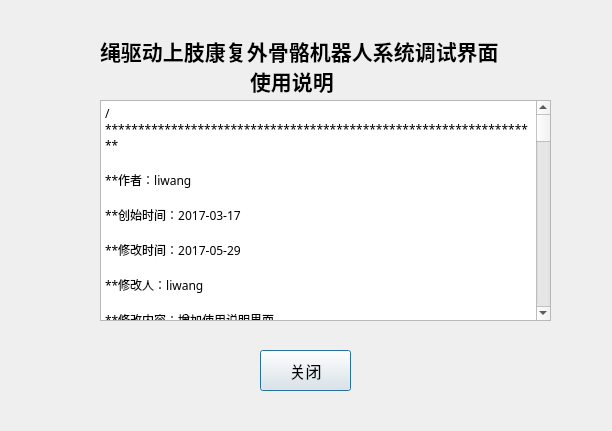
<?xml version="1.0" encoding="UTF-8"?>
<ui version="4.0">
 <class>aboutdialog</class>
 <widget class="QDialog" name="aboutdialog">
  <property name="geometry">
   <rect>
    <x>0</x>
    <y>0</y>
    <width>612</width>
    <height>431</height>
   </rect>
  </property>
  <property name="windowTitle">
   <string>Dialog</string>
  </property>
  <widget class="QPushButton" name="close_pushButton">
   <property name="geometry">
    <rect>
     <x>260</x>
     <y>350</y>
     <width>91</width>
     <height>41</height>
    </rect>
   </property>
   <property name="font">
    <font>
     <family>华文楷体</family>
     <pointsize>12</pointsize>
    </font>
   </property>
   <property name="text">
    <string>关闭</string>
   </property>
  </widget>
  <widget class="QLabel" name="label">
   <property name="geometry">
    <rect>
     <x>0</x>
     <y>0</y>
     <width>91</width>
     <height>101</height>
    </rect>
   </property>
   <property name="text">
    <string/>
   </property>
   <property name="pixmap">
    <pixmap resource="li.qrc">:/li/li/robot_1.png</pixmap>
   </property>
  </widget>
  <widget class="QLabel" name="label_2">
   <property name="geometry">
    <rect>
     <x>100</x>
     <y>30</y>
     <width>421</width>
     <height>41</height>
    </rect>
   </property>
   <property name="font">
    <font>
     <family>华文楷体</family>
     <pointsize>16</pointsize>
     <weight>75</weight>
     <bold>true</bold>
    </font>
   </property>
   <property name="text">
    <string>绳驱动上肢康复外骨骼机器人系统调试界面</string>
   </property>
  </widget>
  <widget class="QLabel" name="label_3">
   <property name="geometry">
    <rect>
     <x>250</x>
     <y>60</y>
     <width>91</width>
     <height>41</height>
    </rect>
   </property>
   <property name="font">
    <font>
     <family>楷体</family>
     <pointsize>16</pointsize>
     <weight>75</weight>
     <bold>true</bold>
    </font>
   </property>
   <property name="text">
    <string>使用说明</string>
   </property>
  </widget>
  <widget class="QTextEdit" name="textEdit">
   <property name="geometry">
    <rect>
     <x>100</x>
     <y>100</y>
     <width>451</width>
     <height>221</height>
    </rect>
   </property>
   <property name="font">
    <font>
     <family>楷体</family>
    </font>
   </property>
   <property name="html">
    <string>&lt;!DOCTYPE HTML PUBLIC &quot;-//W3C//DTD HTML 4.0//EN&quot; &quot;http://www.w3.org/TR/REC-html40/strict.dtd&quot;&gt;
&lt;html&gt;&lt;head&gt;&lt;meta name=&quot;qrichtext&quot; content=&quot;1&quot; /&gt;&lt;style type=&quot;text/css&quot;&gt;
p, li { white-space: pre-wrap; }
&lt;/style&gt;&lt;/head&gt;&lt;body style=&quot; font-family:'楷体'; font-size:9pt; font-weight:400; font-style:normal;&quot;&gt;
&lt;p style=&quot; margin-top:0px; margin-bottom:0px; margin-left:0px; margin-right:0px; -qt-block-indent:0; text-indent:0px;&quot;&gt;&lt;span style=&quot; font-family:'SimSun';&quot;&gt;/******************************************************************&lt;/span&gt;&lt;/p&gt;
&lt;p style=&quot;-qt-paragraph-type:empty; margin-top:0px; margin-bottom:0px; margin-left:0px; margin-right:0px; -qt-block-indent:0; text-indent:0px; font-family:'SimSun';&quot;&gt;&lt;/p&gt;
&lt;p style=&quot; margin-top:0px; margin-bottom:0px; margin-left:0px; margin-right:0px; -qt-block-indent:0; text-indent:0px;&quot;&gt;&lt;span style=&quot; font-family:'SimSun';&quot;&gt;**作者：liwang&lt;/span&gt;&lt;/p&gt;
&lt;p style=&quot;-qt-paragraph-type:empty; margin-top:0px; margin-bottom:0px; margin-left:0px; margin-right:0px; -qt-block-indent:0; text-indent:0px; font-family:'SimSun';&quot;&gt;&lt;/p&gt;
&lt;p style=&quot; margin-top:0px; margin-bottom:0px; margin-left:0px; margin-right:0px; -qt-block-indent:0; text-indent:0px;&quot;&gt;&lt;span style=&quot; font-family:'SimSun';&quot;&gt;**创始时间：2017-03-17&lt;/span&gt;&lt;/p&gt;
&lt;p style=&quot;-qt-paragraph-type:empty; margin-top:0px; margin-bottom:0px; margin-left:0px; margin-right:0px; -qt-block-indent:0; text-indent:0px; font-family:'SimSun';&quot;&gt;&lt;/p&gt;
&lt;p style=&quot; margin-top:0px; margin-bottom:0px; margin-left:0px; margin-right:0px; -qt-block-indent:0; text-indent:0px;&quot;&gt;&lt;span style=&quot; font-family:'SimSun';&quot;&gt;**修改时间：2017-05-29&lt;/span&gt;&lt;/p&gt;
&lt;p style=&quot;-qt-paragraph-type:empty; margin-top:0px; margin-bottom:0px; margin-left:0px; margin-right:0px; -qt-block-indent:0; text-indent:0px; font-family:'SimSun';&quot;&gt;&lt;/p&gt;
&lt;p style=&quot; margin-top:0px; margin-bottom:0px; margin-left:0px; margin-right:0px; -qt-block-indent:0; text-indent:0px;&quot;&gt;&lt;span style=&quot; font-family:'SimSun';&quot;&gt;**修改人：liwang&lt;/span&gt;&lt;/p&gt;
&lt;p style=&quot;-qt-paragraph-type:empty; margin-top:0px; margin-bottom:0px; margin-left:0px; margin-right:0px; -qt-block-indent:0; text-indent:0px; font-family:'SimSun';&quot;&gt;&lt;/p&gt;
&lt;p style=&quot; margin-top:0px; margin-bottom:0px; margin-left:0px; margin-right:0px; -qt-block-indent:0; text-indent:0px;&quot;&gt;&lt;span style=&quot; font-family:'SimSun';&quot;&gt;**修改内容：增加使用说明界面&lt;/span&gt;&lt;/p&gt;
&lt;p style=&quot;-qt-paragraph-type:empty; margin-top:0px; margin-bottom:0px; margin-left:0px; margin-right:0px; -qt-block-indent:0; text-indent:0px; font-family:'SimSun';&quot;&gt;&lt;/p&gt;
&lt;p style=&quot; margin-top:0px; margin-bottom:0px; margin-left:0px; margin-right:0px; -qt-block-indent:0; text-indent:0px;&quot;&gt;&lt;span style=&quot; font-family:'SimSun';&quot;&gt;//=======================使用方法=====================//&lt;/span&gt;&lt;/p&gt;
&lt;p style=&quot;-qt-paragraph-type:empty; margin-top:0px; margin-bottom:0px; margin-left:0px; margin-right:0px; -qt-block-indent:0; text-indent:0px; font-family:'SimSun';&quot;&gt;&lt;/p&gt;
&lt;p style=&quot; margin-top:0px; margin-bottom:0px; margin-left:0px; margin-right:0px; -qt-block-indent:0; text-indent:0px;&quot;&gt;&lt;span style=&quot; font-family:'SimSun';&quot;&gt;1.点击左下角运行按钮&lt;/span&gt;&lt;/p&gt;
&lt;p style=&quot; margin-top:0px; margin-bottom:0px; margin-left:0px; margin-right:0px; -qt-block-indent:0; text-indent:0px;&quot;&gt;&lt;span style=&quot; font-family:'SimSun';&quot;&gt;2.出现两个窗口，分别是调试窗口和opengl图形显示窗口&lt;/span&gt;&lt;/p&gt;
&lt;p style=&quot; margin-top:0px; margin-bottom:0px; margin-left:0px; margin-right:0px; -qt-block-indent:0; text-indent:0px;&quot;&gt;&lt;span style=&quot; font-family:'SimSun';&quot;&gt;3.点击串口设置，设置好&lt;/span&gt;&lt;span style=&quot; font-family:'SimSun'; color:#000000;&quot;&gt;串口参数&lt;/span&gt;&lt;span style=&quot; font-family:'SimSun';&quot;&gt;，点击左上角打开串口&lt;/span&gt;&lt;/p&gt;
&lt;p style=&quot; margin-top:0px; margin-bottom:0px; margin-left:0px; margin-right:0px; -qt-block-indent:0; text-indent:0px;&quot;&gt;&lt;span style=&quot; font-family:'SimSun';&quot;&gt;4.拉力传感器和IMU传感器数据将以曲线形式显示在窗口中&lt;/span&gt;&lt;/p&gt;
&lt;p style=&quot; margin-top:0px; margin-bottom:0px; margin-left:0px; margin-right:0px; -qt-block-indent:0; text-indent:0px;&quot;&gt;&lt;span style=&quot; font-family:'SimSun';&quot;&gt;5.点击外骨骼控制，可以选择绳张力或关节角控制&lt;/span&gt;&lt;/p&gt;
&lt;p style=&quot; margin-top:0px; margin-bottom:0px; margin-left:0px; margin-right:0px; -qt-block-indent:0; text-indent:0px;&quot;&gt;&lt;span style=&quot; font-family:'SimSun';&quot;&gt;6.设置好参数后点击确定按钮，参数发送给下位机&lt;/span&gt;&lt;/p&gt;
&lt;p style=&quot; margin-top:0px; margin-bottom:0px; margin-left:0px; margin-right:0px; -qt-block-indent:0; text-indent:0px;&quot;&gt;&lt;span style=&quot; font-family:'SimSun';&quot;&gt;7.点击保存数据，传感器数据以TXT文本格式保存在桌面&lt;/span&gt;&lt;/p&gt;
&lt;p style=&quot; margin-top:0px; margin-bottom:0px; margin-left:0px; margin-right:0px; -qt-block-indent:0; text-indent:0px;&quot;&gt;&lt;span style=&quot; font-family:'SimSun';&quot;&gt;8.点击清空数据，曲线窗口清空，当数据太多可以点击&lt;/span&gt;&lt;/p&gt;
&lt;p style=&quot; margin-top:0px; margin-bottom:0px; margin-left:0px; margin-right:0px; -qt-block-indent:0; text-indent:0px;&quot;&gt;&lt;span style=&quot; font-family:'SimSun';&quot;&gt;9.OpenGL窗口为手臂3D模型（只有肩关节和肘关节，很丑，轻喷）&lt;/span&gt;&lt;/p&gt;
&lt;p style=&quot;-qt-paragraph-type:empty; margin-top:0px; margin-bottom:0px; margin-left:0px; margin-right:0px; -qt-block-indent:0; text-indent:0px; font-family:'SimSun';&quot;&gt;&lt;/p&gt;
&lt;p style=&quot; margin-top:0px; margin-bottom:0px; margin-left:0px; margin-right:0px; -qt-block-indent:0; text-indent:0px;&quot;&gt;&lt;span style=&quot; font-family:'SimSun';&quot;&gt;//=======================通信协议====================//&lt;/span&gt;&lt;/p&gt;
&lt;p style=&quot;-qt-paragraph-type:empty; margin-top:0px; margin-bottom:0px; margin-left:0px; margin-right:0px; -qt-block-indent:0; text-indent:0px; font-family:'SimSun';&quot;&gt;&lt;/p&gt;
&lt;p style=&quot; margin-top:0px; margin-bottom:0px; margin-left:0px; margin-right:0px; -qt-block-indent:0; text-indent:0px;&quot;&gt;&lt;span style=&quot; font-family:'SimSun';&quot;&gt;//下位机发送 上位机接收：&lt;/span&gt;&lt;/p&gt;
&lt;p style=&quot;-qt-paragraph-type:empty; margin-top:0px; margin-bottom:0px; margin-left:0px; margin-right:0px; -qt-block-indent:0; text-indent:0px; font-family:'SimSun';&quot;&gt;&lt;/p&gt;
&lt;p style=&quot; margin-top:0px; margin-bottom:0px; margin-left:0px; margin-right:0px; -qt-block-indent:0; text-indent:0px;&quot;&gt;&lt;span style=&quot; font-family:'SimSun';&quot;&gt;	Ti_H(Tension_high byte)---拉力传感器i的张力值高8位&lt;/span&gt;&lt;/p&gt;
&lt;p style=&quot; margin-top:0px; margin-bottom:0px; margin-left:0px; margin-right:0px; -qt-block-indent:0; text-indent:0px;&quot;&gt;&lt;span style=&quot; font-family:'SimSun';&quot;&gt;	Ti_L(Tension_low byte)---拉力传感器i的张力值低8位&lt;/span&gt;&lt;/p&gt;
&lt;p style=&quot; margin-top:0px; margin-bottom:0px; margin-left:0px; margin-right:0px; -qt-block-indent:0; text-indent:0px;&quot;&gt;&lt;span style=&quot; font-family:'SimSun';&quot;&gt;	i=0,1,2,3,4,5,6&lt;/span&gt;&lt;/p&gt;
&lt;p style=&quot; margin-top:0px; margin-bottom:0px; margin-left:0px; margin-right:0px; -qt-block-indent:0; text-indent:0px;&quot;&gt;&lt;span style=&quot; font-family:'SimSun';&quot;&gt;	shi_0(shoulder_0)---肩关节角度正负判断位&lt;/span&gt;&lt;/p&gt;
&lt;p style=&quot; margin-top:0px; margin-bottom:0px; margin-left:0px; margin-right:0px; -qt-block-indent:0; text-indent:0px;&quot;&gt;&lt;span style=&quot; font-family:'SimSun';&quot;&gt;	sh_i(shoulder angle)---肩关节角度值&lt;/span&gt;&lt;/p&gt;
&lt;p style=&quot; margin-top:0px; margin-bottom:0px; margin-left:0px; margin-right:0px; -qt-block-indent:0; text-indent:0px;&quot;&gt;&lt;span style=&quot; font-family:'SimSun';&quot;&gt;	eli_0(elbow_0)---肘关节角度正负判断位&lt;/span&gt;&lt;/p&gt;
&lt;p style=&quot; margin-top:0px; margin-bottom:0px; margin-left:0px; margin-right:0px; -qt-block-indent:0; text-indent:0px;&quot;&gt;&lt;span style=&quot; font-family:'SimSun';&quot;&gt;	el_i(elbow angle)---肘关节角度值&lt;/span&gt;&lt;/p&gt;
&lt;p style=&quot; margin-top:0px; margin-bottom:0px; margin-left:0px; margin-right:0px; -qt-block-indent:0; text-indent:0px;&quot;&gt;&lt;span style=&quot; font-family:'SimSun';&quot;&gt;	i=x,y,z(代表绕x,y,z轴旋转的角度)&lt;/span&gt;&lt;/p&gt;
&lt;p style=&quot;-qt-paragraph-type:empty; margin-top:0px; margin-bottom:0px; margin-left:0px; margin-right:0px; -qt-block-indent:0; text-indent:0px; font-family:'SimSun';&quot;&gt;&lt;/p&gt;
&lt;p style=&quot; margin-top:0px; margin-bottom:0px; margin-left:0px; margin-right:0px; -qt-block-indent:0; text-indent:0px;&quot;&gt;&lt;span style=&quot; font-family:'SimSun';&quot;&gt;  0xff &lt;/span&gt;&lt;/p&gt;
&lt;p style=&quot; margin-top:0px; margin-bottom:0px; margin-left:0px; margin-right:0px; -qt-block-indent:0; text-indent:0px;&quot;&gt;&lt;span style=&quot; font-family:'SimSun';&quot;&gt;  帧头&lt;/span&gt;&lt;/p&gt;
&lt;p style=&quot;-qt-paragraph-type:empty; margin-top:0px; margin-bottom:0px; margin-left:0px; margin-right:0px; -qt-block-indent:0; text-indent:0px; font-family:'SimSun';&quot;&gt;&lt;/p&gt;
&lt;p style=&quot; margin-top:0px; margin-bottom:0px; margin-left:0px; margin-right:0px; -qt-block-indent:0; text-indent:0px;&quot;&gt;&lt;span style=&quot; font-family:'SimSun';&quot;&gt;  T1_H T1_L T2_H T2_L T3_H T3_L T4_H T4_L T5_H T5_L T6_H T6_L&lt;/span&gt;&lt;/p&gt;
&lt;p style=&quot; margin-top:0px; margin-bottom:0px; margin-left:0px; margin-right:0px; -qt-block-indent:0; text-indent:0px;&quot;&gt;&lt;span style=&quot; font-family:'SimSun';&quot;&gt;  数据位.....................................................&lt;/span&gt;&lt;/p&gt;
&lt;p style=&quot;-qt-paragraph-type:empty; margin-top:0px; margin-bottom:0px; margin-left:0px; margin-right:0px; -qt-block-indent:0; text-indent:0px; font-family:'SimSun';&quot;&gt;&lt;/p&gt;
&lt;p style=&quot; margin-top:0px; margin-bottom:0px; margin-left:0px; margin-right:0px; -qt-block-indent:0; text-indent:0px;&quot;&gt;&lt;span style=&quot; font-family:'SimSun';&quot;&gt;  elz_0 el_z elx_0 el_x ely_0 el_y shz_0 sh_z shx_0 sh_x shy_0 sh_y    &lt;/span&gt;&lt;/p&gt;
&lt;p style=&quot; margin-top:0px; margin-bottom:0px; margin-left:0px; margin-right:0px; -qt-block-indent:0; text-indent:0px;&quot;&gt;&lt;span style=&quot; font-family:'SimSun';&quot;&gt;  ...........................................................数据位&lt;/span&gt;&lt;/p&gt;
&lt;p style=&quot;-qt-paragraph-type:empty; margin-top:0px; margin-bottom:0px; margin-left:0px; margin-right:0px; -qt-block-indent:0; text-indent:0px; font-family:'SimSun';&quot;&gt;&lt;/p&gt;
&lt;p style=&quot; margin-top:0px; margin-bottom:0px; margin-left:0px; margin-right:0px; -qt-block-indent:0; text-indent:0px;&quot;&gt;&lt;span style=&quot; font-family:'SimSun';&quot;&gt;  0xaa&lt;/span&gt;&lt;/p&gt;
&lt;p style=&quot; margin-top:0px; margin-bottom:0px; margin-left:0px; margin-right:0px; -qt-block-indent:0; text-indent:0px;&quot;&gt;&lt;span style=&quot; font-family:'SimSun';&quot;&gt;  帧尾&lt;/span&gt;&lt;/p&gt;
&lt;p style=&quot;-qt-paragraph-type:empty; margin-top:0px; margin-bottom:0px; margin-left:0px; margin-right:0px; -qt-block-indent:0; text-indent:0px; font-family:'SimSun';&quot;&gt;&lt;/p&gt;
&lt;p style=&quot; margin-top:0px; margin-bottom:0px; margin-left:0px; margin-right:0px; -qt-block-indent:0; text-indent:0px;&quot;&gt;&lt;span style=&quot; font-family:'SimSun';&quot;&gt;//下位机发送 上位机接收：&lt;/span&gt;&lt;/p&gt;
&lt;p style=&quot;-qt-paragraph-type:empty; margin-top:0px; margin-bottom:0px; margin-left:0px; margin-right:0px; -qt-block-indent:0; text-indent:0px; font-family:'SimSun';&quot;&gt;&lt;/p&gt;
&lt;p style=&quot; margin-top:0px; margin-bottom:0px; margin-left:0px; margin-right:0px; -qt-block-indent:0; text-indent:0px;&quot;&gt;&lt;span style=&quot; font-family:'SimSun';&quot;&gt;	con_sl(control_select)---控制方式选择位&lt;/span&gt;&lt;/p&gt;
&lt;p style=&quot;-qt-paragraph-type:empty; margin-top:0px; margin-bottom:0px; margin-left:0px; margin-right:0px; -qt-block-indent:0; text-indent:0px; font-family:'SimSun';&quot;&gt;&lt;/p&gt;
&lt;p style=&quot; margin-top:0px; margin-bottom:0px; margin-left:0px; margin-right:0px; -qt-block-indent:0; text-indent:0px;&quot;&gt;&lt;span style=&quot; font-family:'SimSun';&quot;&gt;	con_sl=0x01:拉力控制&lt;/span&gt;&lt;/p&gt;
&lt;p style=&quot; margin-top:0px; margin-bottom:0px; margin-left:0px; margin-right:0px; -qt-block-indent:0; text-indent:0px;&quot;&gt;&lt;span style=&quot; font-family:'SimSun';&quot;&gt;	ti_th(tension_thousand)---拉力i的千位&lt;/span&gt;&lt;/p&gt;
&lt;p style=&quot; margin-top:0px; margin-bottom:0px; margin-left:0px; margin-right:0px; -qt-block-indent:0; text-indent:0px;&quot;&gt;&lt;span style=&quot; font-family:'SimSun';&quot;&gt;	ti_hu(tension_hundred)---拉力i的百位&lt;/span&gt;&lt;/p&gt;
&lt;p style=&quot; margin-top:0px; margin-bottom:0px; margin-left:0px; margin-right:0px; -qt-block-indent:0; text-indent:0px;&quot;&gt;&lt;span style=&quot; font-family:'SimSun';&quot;&gt;	ti_te(tension_ten)---拉力i的十位&lt;/span&gt;&lt;/p&gt;
&lt;p style=&quot; margin-top:0px; margin-bottom:0px; margin-left:0px; margin-right:0px; -qt-block-indent:0; text-indent:0px;&quot;&gt;&lt;span style=&quot; font-family:'SimSun';&quot;&gt;	ti_un(tension_unit)---拉力i的个位&lt;/span&gt;&lt;/p&gt;
&lt;p style=&quot; margin-top:0px; margin-bottom:0px; margin-left:0px; margin-right:0px; -qt-block-indent:0; text-indent:0px;&quot;&gt;&lt;span style=&quot; font-family:'SimSun';&quot;&gt;	i=1,2,3,4,5,6&lt;/span&gt;&lt;/p&gt;
&lt;p style=&quot;-qt-paragraph-type:empty; margin-top:0px; margin-bottom:0px; margin-left:0px; margin-right:0px; -qt-block-indent:0; text-indent:0px; font-family:'SimSun';&quot;&gt;&lt;/p&gt;
&lt;p style=&quot; margin-top:0px; margin-bottom:0px; margin-left:0px; margin-right:0px; -qt-block-indent:0; text-indent:0px;&quot;&gt;&lt;span style=&quot; font-family:'SimSun';&quot;&gt;	con_sl=0x02:关节角控制&lt;/span&gt;&lt;/p&gt;
&lt;p style=&quot; margin-top:0px; margin-bottom:0px; margin-left:0px; margin-right:0px; -qt-block-indent:0; text-indent:0px;&quot;&gt;&lt;span style=&quot; font-family:'SimSun';&quot;&gt;	shi_0(shoulder_0)肩关节角的正负判断位（0正1负）&lt;/span&gt;&lt;/p&gt;
&lt;p style=&quot; margin-top:0px; margin-bottom:0px; margin-left:0px; margin-right:0px; -qt-block-indent:0; text-indent:0px;&quot;&gt;&lt;span style=&quot; font-family:'SimSun';&quot;&gt;	shi_te(shoulder_ten)肩关节角的十位&lt;/span&gt;&lt;/p&gt;
&lt;p style=&quot; margin-top:0px; margin-bottom:0px; margin-left:0px; margin-right:0px; -qt-block-indent:0; text-indent:0px;&quot;&gt;&lt;span style=&quot; font-family:'SimSun';&quot;&gt;	shi_un(shoulder_unit)肩关节角的个位&lt;/span&gt;&lt;/p&gt;
&lt;p style=&quot; margin-top:0px; margin-bottom:0px; margin-left:0px; margin-right:0px; -qt-block-indent:0; text-indent:0px;&quot;&gt;&lt;span style=&quot; font-family:'SimSun';&quot;&gt;	el_0(elbow_0)z肘关节角的正负判断位&lt;/span&gt;&lt;/p&gt;
&lt;p style=&quot; margin-top:0px; margin-bottom:0px; margin-left:0px; margin-right:0px; -qt-block-indent:0; text-indent:0px;&quot;&gt;&lt;span style=&quot; font-family:'SimSun';&quot;&gt;	el_te(elbow_ten)肘关节角的十位&lt;/span&gt;&lt;/p&gt;
&lt;p style=&quot; margin-top:0px; margin-bottom:0px; margin-left:0px; margin-right:0px; -qt-block-indent:0; text-indent:0px;&quot;&gt;&lt;span style=&quot; font-family:'SimSun';&quot;&gt;	el_un(elbow_unit)肘关节角的个位&lt;/span&gt;&lt;/p&gt;
&lt;p style=&quot; margin-top:0px; margin-bottom:0px; margin-left:0px; margin-right:0px; -qt-block-indent:0; text-indent:0px;&quot;&gt;&lt;span style=&quot; font-family:'SimSun';&quot;&gt;	i=x,y,z(代表绕x,y,z轴旋转的角度)&lt;/span&gt;&lt;/p&gt;
&lt;p style=&quot;-qt-paragraph-type:empty; margin-top:0px; margin-bottom:0px; margin-left:0px; margin-right:0px; -qt-block-indent:0; text-indent:0px; font-family:'SimSun';&quot;&gt;&lt;/p&gt;
&lt;p style=&quot; margin-top:0px; margin-bottom:0px; margin-left:0px; margin-right:0px; -qt-block-indent:0; text-indent:0px;&quot;&gt;&lt;span style=&quot; font-family:'SimSun';&quot;&gt;  0xff&lt;/span&gt;&lt;/p&gt;
&lt;p style=&quot; margin-top:0px; margin-bottom:0px; margin-left:0px; margin-right:0px; -qt-block-indent:0; text-indent:0px;&quot;&gt;&lt;span style=&quot; font-family:'SimSun';&quot;&gt;  帧头&lt;/span&gt;&lt;/p&gt;
&lt;p style=&quot;-qt-paragraph-type:empty; margin-top:0px; margin-bottom:0px; margin-left:0px; margin-right:0px; -qt-block-indent:0; text-indent:0px; font-family:'SimSun';&quot;&gt;&lt;/p&gt;
&lt;p style=&quot; margin-top:0px; margin-bottom:0px; margin-left:0px; margin-right:0px; -qt-block-indent:0; text-indent:0px;&quot;&gt;&lt;span style=&quot; font-family:'SimSun';&quot;&gt;  con_sl (t1_th t1_hu t1_te t1_un t2_th t2_hu t2_te t2_un t3_th&lt;/span&gt;&lt;/p&gt;
&lt;p style=&quot; margin-top:0px; margin-bottom:0px; margin-left:0px; margin-right:0px; -qt-block-indent:0; text-indent:0px;&quot;&gt;&lt;span style=&quot; font-family:'SimSun';&quot;&gt;  数据位......................................................&lt;/span&gt;&lt;/p&gt;
&lt;p style=&quot;-qt-paragraph-type:empty; margin-top:0px; margin-bottom:0px; margin-left:0px; margin-right:0px; -qt-block-indent:0; text-indent:0px; font-family:'SimSun';&quot;&gt;&lt;/p&gt;
&lt;p style=&quot; margin-top:0px; margin-bottom:0px; margin-left:0px; margin-right:0px; -qt-block-indent:0; text-indent:0px;&quot;&gt;&lt;span style=&quot; font-family:'SimSun';&quot;&gt;  t3_hu t3_te t3_un t4_th t4_hu t4_te t4_un t5_th t5_hu t5_te t5_un&lt;/span&gt;&lt;/p&gt;
&lt;p style=&quot; margin-top:0px; margin-bottom:0px; margin-left:0px; margin-right:0px; -qt-block-indent:0; text-indent:0px;&quot;&gt;&lt;span style=&quot; font-family:'SimSun';&quot;&gt;  ................................................................&lt;/span&gt;&lt;/p&gt;
&lt;p style=&quot;-qt-paragraph-type:empty; margin-top:0px; margin-bottom:0px; margin-left:0px; margin-right:0px; -qt-block-indent:0; text-indent:0px; font-family:'SimSun';&quot;&gt;&lt;/p&gt;
&lt;p style=&quot; margin-top:0px; margin-bottom:0px; margin-left:0px; margin-right:0px; -qt-block-indent:0; text-indent:0px;&quot;&gt;&lt;span style=&quot; font-family:'SimSun';&quot;&gt;  t6_th t6_hu t6_te t6_un)/(shx_0 shx_te shx_un shy_0 shy_te shy_un&lt;/span&gt;&lt;/p&gt;
&lt;p style=&quot; margin-top:0px; margin-bottom:0px; margin-left:0px; margin-right:0px; -qt-block-indent:0; text-indent:0px;&quot;&gt;&lt;span style=&quot; font-family:'SimSun';&quot;&gt;  ..................................................................&lt;/span&gt;&lt;/p&gt;
&lt;p style=&quot;-qt-paragraph-type:empty; margin-top:0px; margin-bottom:0px; margin-left:0px; margin-right:0px; -qt-block-indent:0; text-indent:0px; font-family:'SimSun';&quot;&gt;&lt;/p&gt;
&lt;p style=&quot; margin-top:0px; margin-bottom:0px; margin-left:0px; margin-right:0px; -qt-block-indent:0; text-indent:0px;&quot;&gt;&lt;span style=&quot; font-family:'SimSun';&quot;&gt;  shz_0 shz_te shz_un el_0 elg_te elg_un)&lt;/span&gt;&lt;/p&gt;
&lt;p style=&quot; margin-top:0px; margin-bottom:0px; margin-left:0px; margin-right:0px; -qt-block-indent:0; text-indent:0px;&quot;&gt;&lt;span style=&quot; font-family:'SimSun';&quot;&gt;  ................................数据位&lt;/span&gt;&lt;/p&gt;
&lt;p style=&quot;-qt-paragraph-type:empty; margin-top:0px; margin-bottom:0px; margin-left:0px; margin-right:0px; -qt-block-indent:0; text-indent:0px; font-family:'SimSun';&quot;&gt;&lt;/p&gt;
&lt;p style=&quot; margin-top:0px; margin-bottom:0px; margin-left:0px; margin-right:0px; -qt-block-indent:0; text-indent:0px;&quot;&gt;&lt;span style=&quot; font-family:'SimSun';&quot;&gt;  0xaa&lt;/span&gt;&lt;/p&gt;
&lt;p style=&quot; margin-top:0px; margin-bottom:0px; margin-left:0px; margin-right:0px; -qt-block-indent:0; text-indent:0px;&quot;&gt;&lt;span style=&quot; font-family:'SimSun';&quot;&gt;  帧尾&lt;/span&gt;&lt;/p&gt;
&lt;p style=&quot;-qt-paragraph-type:empty; margin-top:0px; margin-bottom:0px; margin-left:0px; margin-right:0px; -qt-block-indent:0; text-indent:0px; font-family:'SimSun';&quot;&gt;&lt;/p&gt;
&lt;p style=&quot; margin-top:0px; margin-bottom:0px; margin-left:0px; margin-right:0px; -qt-block-indent:0; text-indent:0px;&quot;&gt;&lt;span style=&quot; font-family:'SimSun';&quot;&gt;******************************************************************/&lt;/span&gt;&lt;/p&gt;&lt;/body&gt;&lt;/html&gt;</string>
   </property>
  </widget>
 </widget>
 <resources>
  <include location="li.qrc"/>
 </resources>
 <connections/>
</ui>
